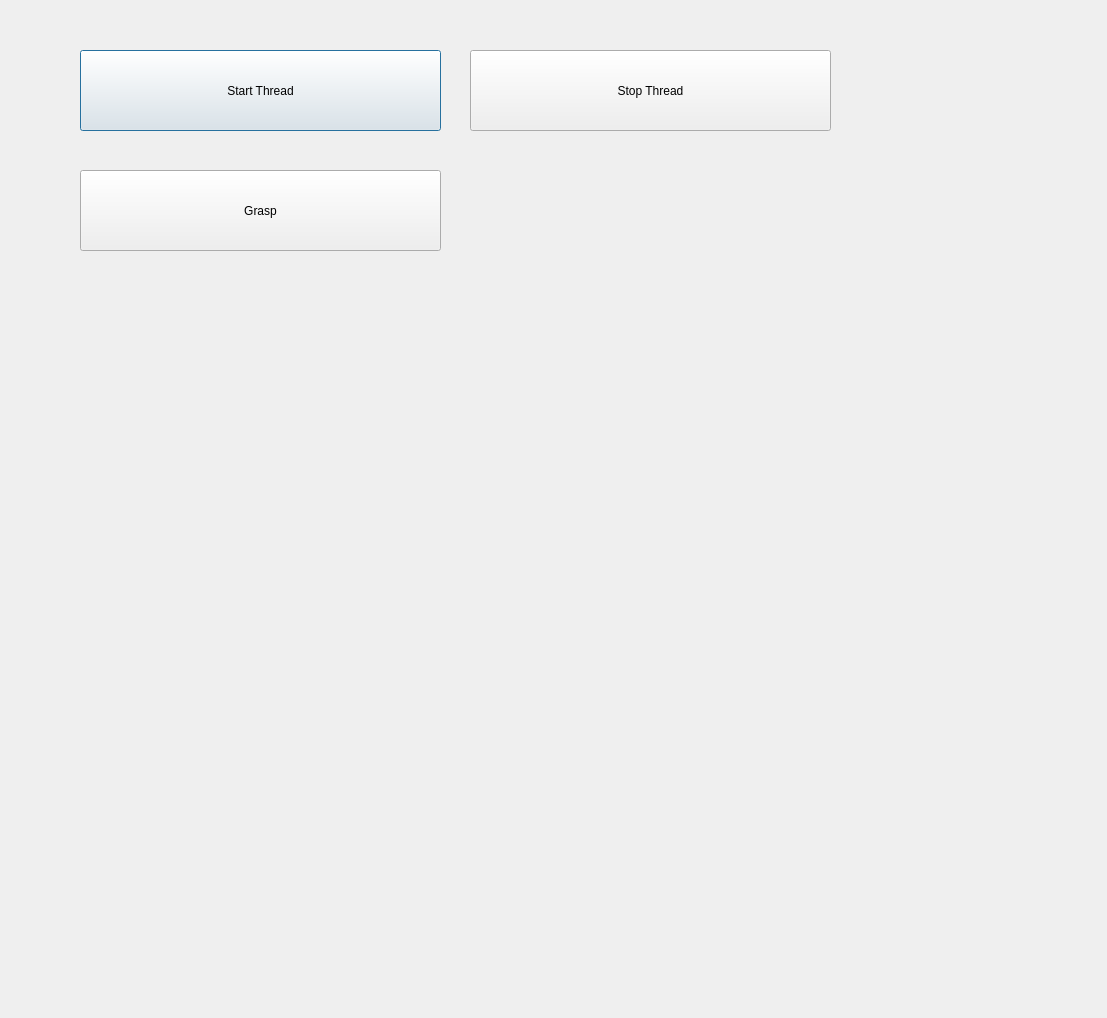
<?xml version="1.0" encoding="UTF-8"?>
<ui version="4.0">
 <class>FoodAIDialog</class>
 <widget class="QDialog" name="FoodAIDialog">
  <property name="geometry">
   <rect>
    <x>0</x>
    <y>0</y>
    <width>1107</width>
    <height>1018</height>
   </rect>
  </property>
  <property name="windowTitle">
   <string>Bin Picking UI</string>
  </property>
  <widget class="QPushButton" name="pushButton_start">
   <property name="geometry">
    <rect>
     <x>80</x>
     <y>50</y>
     <width>361</width>
     <height>81</height>
    </rect>
   </property>
   <property name="text">
    <string>Start Thread</string>
   </property>
  </widget>
  <widget class="QPushButton" name="pushButton_stop">
   <property name="geometry">
    <rect>
     <x>470</x>
     <y>50</y>
     <width>361</width>
     <height>81</height>
    </rect>
   </property>
   <property name="text">
    <string>Stop Thread</string>
   </property>
  </widget>
  <widget class="QPushButton" name="pushButton_grasp">
   <property name="geometry">
    <rect>
     <x>80</x>
     <y>170</y>
     <width>361</width>
     <height>81</height>
    </rect>
   </property>
   <property name="text">
    <string>Grasp</string>
   </property>
  </widget>
 </widget>
 <resources/>
 <connections/>
</ui>
